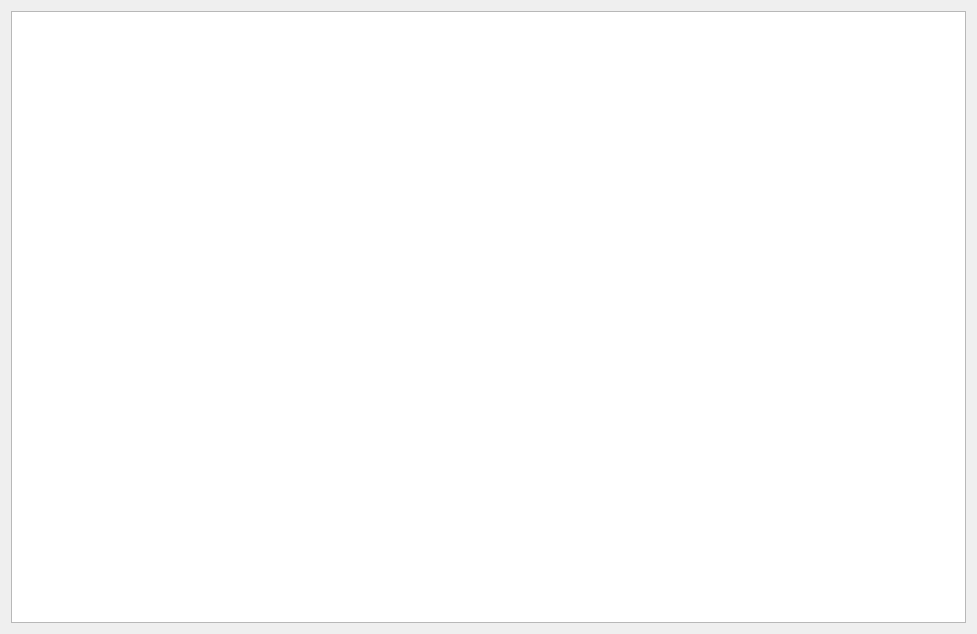
<?xml version="1.0" encoding="UTF-8"?>
<ui version="4.0">
 <class>Form</class>
 <widget class="QWidget" name="Form">
  <property name="geometry">
   <rect>
    <x>0</x>
    <y>0</y>
    <width>977</width>
    <height>634</height>
   </rect>
  </property>
  <property name="windowTitle">
   <string>Form</string>
  </property>
  <layout class="QVBoxLayout" name="verticalLayout">
   <item>
    <widget class="QTableView" name="tableView"/>
   </item>
  </layout>
 </widget>
 <resources/>
 <connections/>
</ui>
